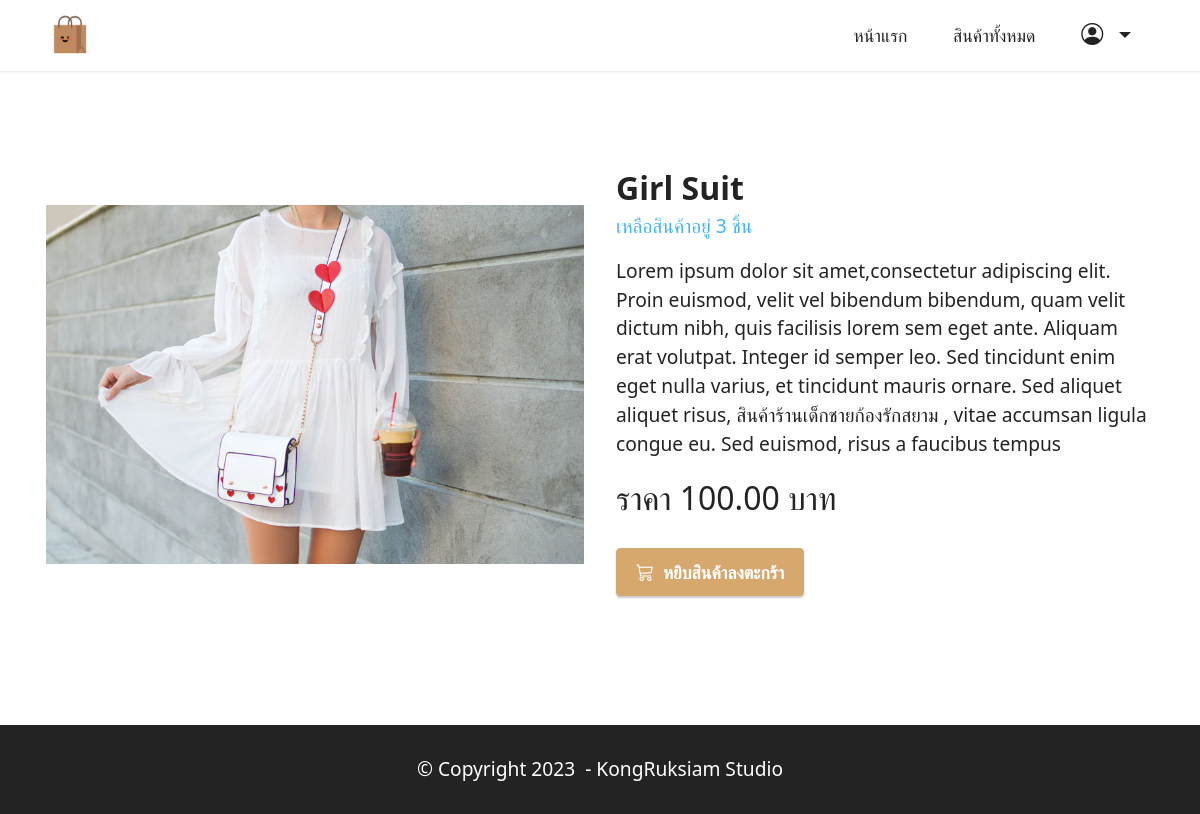
Screenshot of /product/details/6 with the database file from the repository.
### productsapp/models.py (models this page shows)
class Product(models.Model):
    name=models.CharField(max_length=50)
    description=models.TextField()
    price=models.DecimalField(max_digits=10,decimal_places=2)
    stock=models.IntegerField()
    isTrending=models.BooleanField(default=False)
    image=models.ImageField(upload_to="products",blank=True)

### productsapp/views.py (the view)
# urls.py: path("product/details/<int:id>", views.productDetail, name="productDetail"),
def productDetail(request,id):
    product = Product.objects.get(pk=id)
    return render(request,"detail.html",{"product":product})

### productsapp/templates/detail.html (shortened to what this page needs)
{% extends "layout.html" %}
{% load humanize %}
{% block content %}
<div class="container my-5">
        <div class="card-wrapper">
            <div class="row align-items-center mt-4 my-4">
                <div class="col-12 col-lg-6">
                    <div class="image-wrapper">
                        <img src="{{product.image.url}}">
                    </div>
                </div>
                <div class="col-12 col-lg-6 my-4">
                    <div class="text-box">
                        <h5 class="mbr-title mbr-fonts-style display-5">
                            <strong>{{product.name}}</strong>
                            <p class="display-7 text-info">เหลือสินค้าอยู่ {{product.stock}} ชิ้น</p>
                        </h5>
                        <p class="mbr-text mbr-fonts-style display-7">
                            {{product.description}}
                        </p>
                            <div class="cost">
                            <span class="currentcost mbr-fonts-style pr-2 display-5">ราคา {{product.price | intcomma }} บาท</span>
                        </div>
                        <div class="mbr-section-btn pt-3">
                             {% if product.stock <= 0 %}
                                   <h2 class="mx-2 text-secondary text-left"><strong>Out of stock</strong> </h2>
                            {% else %}
                            <a href="{% url 'addCart' product.id %}" class="btn btn-primary display-4">
                                <i class="bi bi-cart3"></i></i>&nbsp;
                                หยิบสินค้าลงตะกร้า
                            </a>
                            {% endif %}
                        </div>
                    </div>
                </div>
            </div>
        </div>
        <br>
</div>
{% endblock %}

### productsapp/static/assets/theme/css/style.css (style rules this page uses)
body { font-style: normal; line-height: 1.5; font-weight: 400; color: #232323; position: relative; }
section, .container, .container-fluid { position: relative; word-wrap: break-word; }
a { font-style: normal; font-weight: 400; cursor: pointer; }
a, a:hover { text-decoration: none; }
.mbr-text { font-style: normal; line-height: 1.7; }
h1, h2, h3, h4, h5, h6, .display-1, .display-2, .display-4, .display-5, .display-7, span, p, a { line-height: 1; word-break: break-word; word-wrap: break-word; font-weight: 400; }
b, strong { font-weight: bold; }
img, iframe { display: block; width: 100%; }
.mbr-section-btn { margin-left: -0.6rem; margin-right: -0.6rem; font-size: 0; }
.btn { font-weight: 600; border-width: 1px; font-style: normal; margin: 0.6rem 0.6rem; white-space: normal; transition: all 0.2s ease-in-out; display: inline-flex; align-items: center; justify-content: center; word-break: break-word; }
.row { display: -webkit-flex; -webkit-flex-wrap: wrap; }
.card-wrapper { -webkit-flex: 1; }
html, body { height: auto; min-height: 100vh; }
.mt-4 { margin-top: 2rem !important; }
@media (min-width: 992px) { .container { padding-left: 16px; padding-right: 16px; } }
@media (min-width: 992px) { .row { margin-left: -16px; margin-right: -16px; } }
@media (min-width: 992px) { .row > [class*=col] { padding-left: 16px; padding-right: 16px; } }
.card-wrapper, .item-wrapper { overflow: hidden; }

### productsapp/static/assets/custom/css/custom-style.css (style rules this page uses)
.display-4 { font-size: 1.1rem; line-height: 1.5; }
.display-5 { font-size: 2rem; line-height: 1.5; }
.display-7 { font-size: 1.2rem; line-height: 1.5; }
.btn { padding: 0.6rem 1.2rem; border-radius: 4px; }
.btn-primary, .btn-primary:active { background-color: #d7a86e !important; border-color: #d7a86e !important; color: #ffffff !important; box-shadow: 0 2px 2px 0 rgba(0, 0, 0, 0.2); }
.text-info { color: #47b5ed !important; }
a, a:hover { color: #d7a86e; }
body { overflow-x: hidden; }
a { transition: color 0.6s; }

### rows the page displays
Product: image (picture), name "Girl Suit", stock "3", description "Lorem ipsum dolor sit amet,consectetur adipiscing elit. Proin euismod, velit vel bibendum bibendum, quam velit dictum nibh, quis facilisis lorem sem eget ante. Aliquam erat volutpat. Integer id semper leo. Sed tincidunt enim eget nulla varius, et tincidunt mauris ornare. Sed aliquet aliquet risus, สินค้าร้านเด็กชายก้องรักสยาม , vitae accumsan ligula congue eu. Sed euismod, risus a faucibus tempus", price "100.00"
